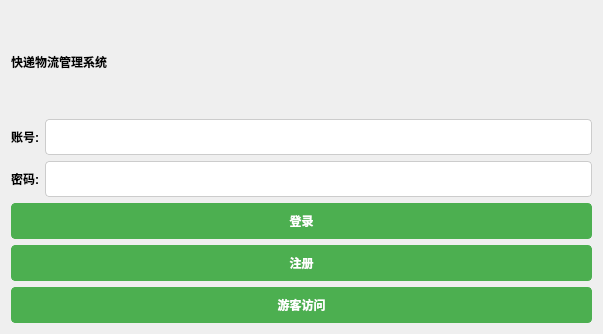
<?xml version="1.0" encoding="UTF-8"?>
<ui version="4.0">
 <class>login</class>
 <widget class="QWidget" name="login">
  <property name="geometry">
   <rect>
    <x>0</x>
    <y>0</y>
    <width>603</width>
    <height>334</height>
   </rect>
  </property>
  <property name="windowTitle">
   <string>登入系统</string>
  </property>
  <layout class="QVBoxLayout" name="verticalLayout">
   <item>
    <layout class="QGridLayout" name="gridLayout">
     <item row="1" column="0">
      <widget class="QLabel" name="label_2">
       <property name="styleSheet">
        <string notr="true">QLabel {
	font: 12pt &quot;幼圆&quot;;
    font-weight: bold;
}</string>
       </property>
       <property name="text">
        <string>账号:</string>
       </property>
      </widget>
     </item>
     <item row="0" column="0" colspan="2">
      <widget class="QLabel" name="label">
       <property name="styleSheet">
        <string notr="true">QLabel#label {
	font: 22pt &quot;幼圆&quot;;
    font-weight: bold;
    qproperty-alignment: AlignCenter;
}
</string>
       </property>
       <property name="text">
        <string>快递物流管理系统</string>
       </property>
      </widget>
     </item>
     <item row="1" column="1">
      <widget class="QLineEdit" name="accountInput">
       <property name="styleSheet">
        <string notr="true">QLineEdit {
    padding: 8px;
    font-size: 14px;
    border: 1px solid #ccc;
    border-radius: 4px;
}</string>
       </property>
      </widget>
     </item>
     <item row="2" column="0">
      <widget class="QLabel" name="label_3">
       <property name="styleSheet">
        <string notr="true">QLabel {
	font: 12pt &quot;幼圆&quot;;
    font-weight: bold;
}</string>
       </property>
       <property name="text">
        <string>密码:</string>
       </property>
      </widget>
     </item>
     <item row="2" column="1">
      <widget class="QLineEdit" name="pwdInput">
       <property name="styleSheet">
        <string notr="true">QLineEdit {
    padding: 8px;
    font-size: 14px;
    border: 1px solid #ccc;
    border-radius: 4px;
}</string>
       </property>
       <property name="echoMode">
        <enum>QLineEdit::Password</enum>
       </property>
      </widget>
     </item>
    </layout>
   </item>
   <item>
    <widget class="QPushButton" name="loginBtn">
     <property name="styleSheet">
      <string notr="true">QPushButton {
    padding: 8px 16px;
	font: 15px &quot;幼圆&quot;;
    font-weight: bold;
    border: 1px solid #4CAF50;
    border-radius: 4px;
    color: #fff;
    background-color: #4CAF50;
}

/* 鼠标悬停时按钮样式 */
QPushButton:hover {
    background-color: #45a049;
    border: 1px solid #45a049;
}</string>
     </property>
     <property name="text">
      <string>登录</string>
     </property>
    </widget>
   </item>
   <item>
    <widget class="QPushButton" name="registerBtn">
     <property name="styleSheet">
      <string notr="true">QPushButton {
    padding: 8px 16px;
	font: 15px &quot;幼圆&quot;;
    font-weight: bold;
    border: 1px solid #4CAF50;
    border-radius: 4px;
    color: #fff;
    background-color: #4CAF50;
}

/* 鼠标悬停时按钮样式 */
QPushButton:hover {
    background-color: #45a049;
    border: 1px solid #45a049;
}</string>
     </property>
     <property name="text">
      <string>注册</string>
     </property>
    </widget>
   </item>
   <item>
    <widget class="QPushButton" name="guestBtn">
     <property name="styleSheet">
      <string notr="true">/* 设置按钮样式 */
QPushButton {
    padding: 8px 16px;
	font: 15px &quot;幼圆&quot;;
    font-weight: bold;
    border: 1px solid #4CAF50;
    border-radius: 4px;
    color: #fff;
    background-color: #4CAF50;
}

/* 鼠标悬停时按钮样式 */
QPushButton:hover {
    background-color: #45a049;
    border: 1px solid #45a049;
}

/* 游客访问按钮样式 */
QPushButton#pushButton_visitor {
    color: #333;
    background-color: #ddd;
    border: 1px solid #ddd;
}

/* 鼠标悬停时游客访问按钮样式 */
QPushButton#pushButton_visitor:hover {
    background-color: #bbb;
    border: 1px solid #bbb;
}</string>
     </property>
     <property name="text">
      <string>游客访问</string>
     </property>
    </widget>
   </item>
  </layout>
 </widget>
 <resources/>
 <connections/>
</ui>
